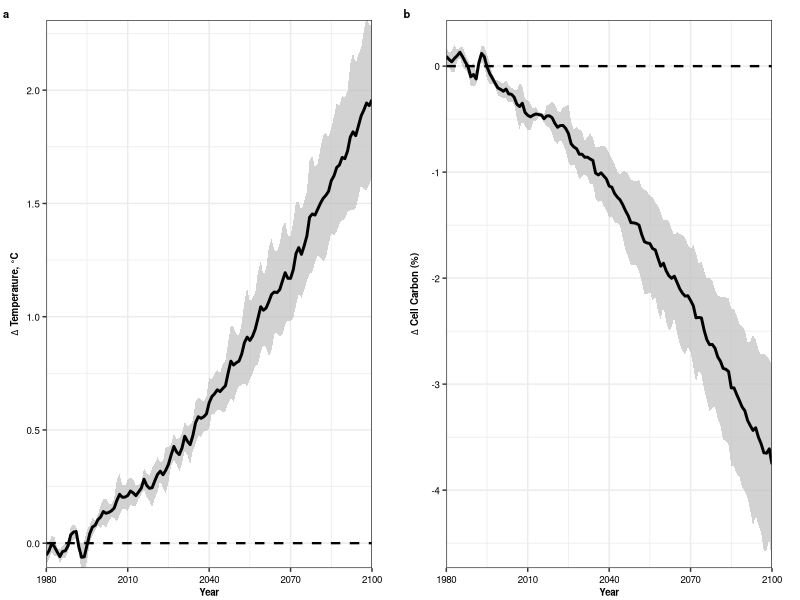

Write the R code that produced this figure. (Note: this script raises an error after producing the figure.)
### Figure S11: Climate change projections on temperature and bacteria cell-carbon

library(dplyr)
library(ggplot2)
library(raster)
library(dplyr)
library(tidyr)
library(reshape2)
library(ggpubr)
library(ggthemes)

year_data <- read.csv("./data/year_data_processed_epipelagic.csv")

### CALCULATE DELTA BIOMASS AND RESPIRATION FOR BACTERIA, YEAR DATA
hist_data <- year_data %>% dplyr::filter(Year %in% 1980:1999) %>% dplyr::group_by(Model) %>% 
                dplyr::summarise(hist_bac_size = mean(bac_cell_carbon_fgC),
                                 hist_temp = mean(temperature),
                                 hist_nitrate = mean(nitrate),
                                 hist_chlo = mean(chlo)) %>% dplyr::ungroup()

year_data2 <- left_join(year_data, hist_data, by = c("Model" = "Model")) %>% 
                    dplyr::select(Year, Experiment, Model, bac_cell_carbon_fgC, temperature, 
                    nitrate, chlo, hist_bac_size, hist_temp, hist_nitrate, hist_chlo) %>%
                    dplyr::mutate(bac_size = (bac_cell_carbon_fgC - hist_bac_size)/hist_bac_size*100,
                                  temperature = (temperature - hist_temp),
                                  chlo = (chlo - hist_chlo)/hist_chlo*100,
                                  nitrate = (nitrate - hist_nitrate)/hist_nitrate*100)

year_data_gg <- year_data2 %>% dplyr::group_by(Year, Experiment) %>% 
                          summarise(mean_bac_size = mean(bac_size),
                                    mean_temperature = mean(temperature),
                                    mean_chlo = mean(chlo),
                                    mean_nitrate = mean(nitrate),
                                    sd_bac_size = sd(bac_size),
                                    sd_temperature = sd(temperature),
                                    sd_chlo = sd(chlo),
                                    sd_nitrate = sd(nitrate),
                                    bac_size_l = mean_bac_size - sd_bac_size,
                                    bac_size_u = mean_bac_size + sd_bac_size,
                                    temperature_l = mean_temperature - sd_temperature,
                                    temperature_u = mean_temperature + sd_temperature,
                                    chlo_l = mean_chlo - sd_chlo,
                                    chlo_u = mean_chlo + sd_chlo,
                                    nitrate_l = mean_nitrate - sd_nitrate,
                                    nitrate_u = mean_nitrate + sd_nitrate,
                                    .groups = "drop") %>%
                            dplyr::filter(Experiment %in% c("historical", "ssp370")) 


theme_save <- theme(axis.title = element_text(size = 7, face = "bold"),
                    plot.title = element_blank(),
                    axis.text = element_text(size = 7, colour = "black"),
                    plot.margin = unit(c(1,1.4,0.1,0.5), "lines"),
                    legend.title = element_blank(),
                    legend.key.width = unit(0.3, "cm"),
                    legend.key.height = unit(0.3, "cm"),
                    legend.text = element_text(size = 7, face = "bold"))

plot_list <- list()

plot_list[[1]] <- ggplot(year_data_gg) +
  geom_ribbon(aes(x = Year, ymin=temperature_l,ymax=temperature_u),  fill = "gray", alpha=0.7) +
  geom_line(aes(x = Year, y = mean_temperature), color = "black", linewidth = 1) +
  geom_hline(yintercept = 0, color = "black", linetype = "dashed", linewidth =0.8)+ theme_bw() + theme_save +
  scale_x_continuous(expand = c(0,0)) + scale_y_continuous() + xlab("") + ylab("")+
  coord_cartesian(ylim =c(0,2.2), xlim = c(1980,2100))+
  labs(title = "", x = "Year", y = expression(bold(paste(Delta,  " Temperature, °C"))), color = "")

plot_list[[2]] <- ggplot(year_data_gg) +
  geom_ribbon(aes(x = Year, ymin=bac_size_l,ymax=bac_size_u),  fill = "gray", alpha=0.7) +
  geom_line(aes(x = Year, y = mean_bac_size), color = "black", linewidth = 1)+
  geom_hline(yintercept = 0, color = "black", linetype = "dashed", linewidth =0.8)+ theme_bw() + theme_save +
  scale_x_continuous(expand = c(0,0)) + scale_y_continuous() + xlab("") + ylab("")+
  coord_cartesian(ylim =c(-4.5,0.2), xlim = c(1980,2100))+
  labs(title = "", x = "Year", y = expression(bold(paste(Delta,  " Cell Carbon (%)"))), color = "")

figure <- ggpubr::ggarrange(plotlist = plot_list, labels = c("a", "b"), font.label = list(size = 8), hjust = -.5, vjust =2, align = 'hv', nrow = 1, ncol = 2)
ggsave(plot = figure, filename = "figures/FigureS11.jpeg", width = 178, height = 75, units = "mm")

write.csv(year_data_gg, "./source_data/FigureS11.csv", row.names = FALSE)
